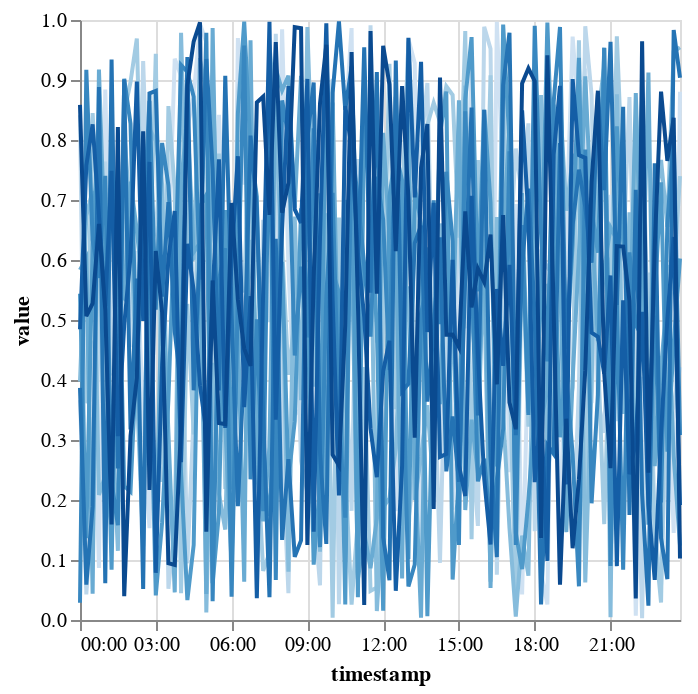

Notebook source saved alongside this figure:
### Code cell
vistree.root_node.plot_timeseries(timeseries_df)

### Figure 1 — Vega-Lite specification as saved in the notebook (floating-point values rounded to 4 significant figures; data arrays with more than 128 entries replaced by an {"elided": "..."} marker saying what was removed)
{"config": {"view": {"continuousWidth": 300, "continuousHeight": 300}}, "data": {"name": "data-33bb87a97bfc31aa48c07c9e7fc50334"}, "mark": {"type": "line"}, "encoding": {"color": {"field": "timeseries", "legend": null, "type": "quantitative"}, "x": {"axis": {"format": "%H:%M"}, "field": "timestamp", "type": "temporal"}, "y": {"field": "value", "type": "quantitative"}}, "$schema": "https://vega.github.io/schema/vega-lite/v5.14.1.json", "datasets": {"data-33bb87a97bfc31aa48c07c9e7fc50334": {"elided": "960 records"}}}
